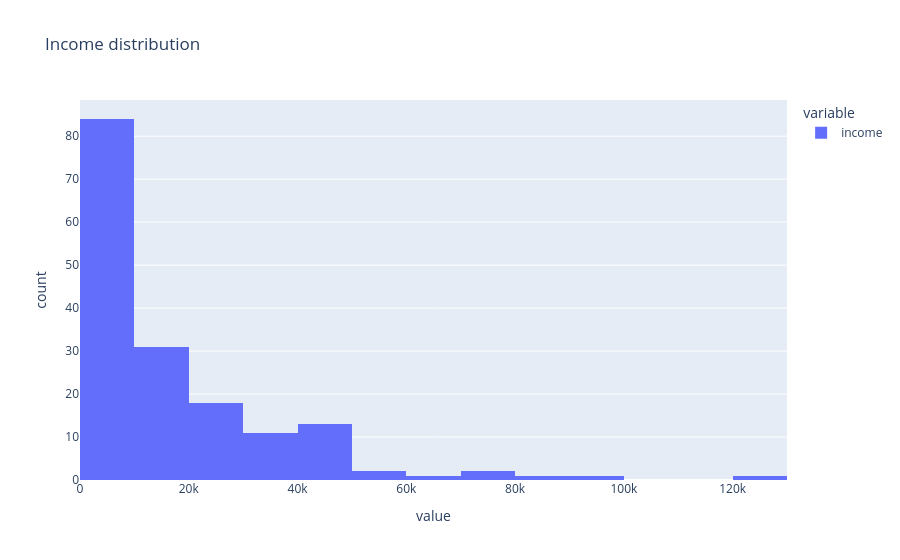

Write notebook code for a chart like this one.
### Code cell
# Income distribution
px.histogram(df_countries.income, title="Income distribution")

### Figure 1 — Plotly figure (JSON) as saved in the notebook; plotly's stock layout.template omitted (floating-point values rounded to 4 significant figures; data arrays with more than 128 entries replaced by an {"elided": "..."} marker saying what was removed)
{"data": [{"bingroup": "x", "hovertemplate": "variable=income<br>value=%{x}<br>count=%{y}<extra></extra>", "legendgroup": "income", "marker": {"color": "#636efa", "pattern": {"shape": ""}}, "name": "income", "orientation": "v", "showlegend": true, "type": "histogram", "x": {"elided": "165 int values"}, "xaxis": "x", "yaxis": "y"}], "layout": {"barmode": "relative", "legend": {"title": {"text": "variable"}, "tracegroupgap": 0}, "title": {"text": "Income distribution"}, "xaxis": {"anchor": "y", "domain": [0, 1], "title": {"text": "value"}}, "yaxis": {"anchor": "x", "domain": [0, 1], "title": {"text": "count"}}}}
